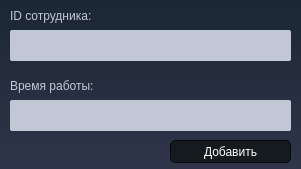
<?xml version="1.0" encoding="UTF-8"?>
<ui version="4.0">
 <class>Dialog</class>
 <widget class="QDialog" name="Dialog">
  <property name="geometry">
   <rect>
    <x>0</x>
    <y>0</y>
    <width>301</width>
    <height>169</height>
   </rect>
  </property>
  <property name="windowTitle">
   <string>Dialog</string>
  </property>
  <property name="styleSheet">
   <string notr="true">
/*-----QWidget-----*/
QWidget
{
	background-color: qlineargradient(spread:repeat, x1:1, y1:0, x2:1, y2:1, stop:0 rgba(27, 39, 50, 255),stop:1 rgba(47, 53, 74, 255));
	color: #000000;

}


/*-----QLabel-----*/
QLabel
{
	background-color: transparent;
	color: #c2c7d5;
	font-size: 12px;

}


/*-----QPushButton-----*/
QToolButton {
	border-style: solid;
	border-top-color: qlineargradient(spread:pad, x1:0.5, y1:1, x2:0.5, y2:0, stop:0 rgb(215, 215, 215), stop:1 rgb(222, 222, 222));
	border-right-color: qlineargradient(spread:pad, x1:0, y1:0.5, x2:1, y2:0.5, stop:0 rgb(217, 217, 217), stop:1 rgb(227, 227, 227));
	border-left-color: qlineargradient(spread:pad, x1:0, y1:0.5, x2:1, y2:0.5, stop:0 rgb(227, 227, 227), stop:1 rgb(217, 217, 217));
	border-bottom-color: qlineargradient(spread:pad, x1:0.5, y1:1, x2:0.5, y2:0, stop:0 rgb(215, 215, 215), stop:1 rgb(222, 222, 222));
	border-width: 1px;
	border-radius: 5px;
	color: #d3dae3;
	padding: 2px;
	background-color: rgb(255,255,255);
}
QToolButton:hover{
	border-style: solid;
	border-top-color: qlineargradient(spread:pad, x1:0.5, y1:1, x2:0.5, y2:0, stop:0 rgb(195, 195, 195), stop:1 rgb(222, 222, 222));
	border-right-color: qlineargradient(spread:pad, x1:0, y1:0.5, x2:1, y2:0.5, stop:0 rgb(197, 197, 197), stop:1 rgb(227, 227, 227));
	border-left-color: qlineargradient(spread:pad, x1:0, y1:0.5, x2:1, y2:0.5, stop:0 rgb(227, 227, 227), stop:1 rgb(197, 197, 197));
	border-bottom-color: qlineargradient(spread:pad, x1:0.5, y1:1, x2:0.5, y2:0, stop:0 rgb(195, 195, 195), stop:1 rgb(222, 222, 222));
	border-width: 1px;
	border-radius: 5px;
	color: rgb(0,0,0);
	padding: 2px;
	background-color: rgb(255,255,255);
}
QToolButton:pressed{
	border-style: solid;
	border-top-color: qlineargradient(spread:pad, x1:0.5, y1:1, x2:0.5, y2:0, stop:0 rgb(215, 215, 215), stop:1 rgb(222, 222, 222));
	border-right-color: qlineargradient(spread:pad, x1:0, y1:0.5, x2:1, y2:0.5, stop:0 rgb(217, 217, 217), stop:1 rgb(227, 227, 227));
	border-left-color: qlineargradient(spread:pad, x1:0, y1:0.5, x2:1, y2:0.5, stop:0 rgb(227, 227, 227), stop:1 rgb(217, 217, 217));
	border-bottom-color: qlineargradient(spread:pad, x1:0.5, y1:1, x2:0.5, y2:0, stop:0 rgb(215, 215, 215), stop:1 rgb(222, 222, 222));
	border-width: 1px;
	border-radius: 5px;
	color: rgb(0,0,0);
	padding: 2px;
	background-color: rgb(142,142,142);
}
QPushButton{
	border-style: solid;
	border-color: #050a0e;
	border-width: 1px;
	border-radius: 5px;
	color: #d3dae3;
	padding: 2px;
	background-color: #151a1e;
}
QPushButton::default{
	border-style: solid;
	border-color: #050a0e;
	border-width: 1px;
	border-radius: 5px;
	color: #FFFFFF;
	padding: 2px;
	background-color: #151a1e;;
}
QPushButton:hover{
	border-style: solid;
	border-color: #050a0e;
	border-width: 1px;
	border-radius: 5px;
	color: #d3dae3;
	padding: 2px;
	background-color: #1c1f1f;
}
QPushButton:pressed{
	border-style: solid;
	border-color: #050a0e;
	border-width: 1px;
	border-radius: 5px;
	color: #d3dae3;
	padding: 2px;
	background-color: #2c2f2f;
}
QPushButton:disabled{
	border-style: solid;
	border-top-color: qlineargradient(spread:pad, x1:0.5, y1:1, x2:0.5, y2:0, stop:0 rgb(215, 215, 215), stop:1 rgb(222, 222, 222));
	border-right-color: qlineargradient(spread:pad, x1:0, y1:0.5, x2:1, y2:0.5, stop:0 rgb(217, 217, 217), stop:1 rgb(227, 227, 227));
	border-left-color: qlineargradient(spread:pad, x1:0, y1:0.5, x2:1, y2:0.5, stop:0 rgb(227, 227, 227), stop:1 rgb(217, 217, 217));
	border-bottom-color: qlineargradient(spread:pad, x1:0.5, y1:1, x2:0.5, y2:0, stop:0 rgb(215, 215, 215), stop:1 rgb(222, 222, 222));
	border-width: 1px;
	border-radius: 5px;
	color: #808086;
	padding: 2px;
	background-color: rgb(142,142,142);
}


/*-----QCheckBox-----*/
QCheckBox
{
	background-color: transparent;
	color: #fff;
	font-size: 10px;
	font-weight: bold;
	border: none;
	border-radius: 5px;

}


/*-----QCheckBox-----*/
QCheckBox::indicator
{
    color: #b1b1b1;
    background-color: #323232;
    border: 1px solid darkgray;
    width: 12px;
    height: 12px;

}


QCheckBox::indicator:checked
{
    image:url(&quot;./ressources/check.png&quot;);
	background-color: qlineargradient(spread:pad, x1:0, y1:0.511, x2:1, y2:0.511, stop:0 rgba(0, 172, 149, 255),stop:0.995192 rgba(54, 197, 177, 255));;
    border: 1px solid #607cff;

}


QCheckBox::indicator:unchecked:hover
{
    border: 1px solid #08b099;

}


QCheckBox::disabled
{
	color: #656565;

}


QCheckBox::indicator:disabled
{
	background-color: #656565;
	color: #656565;
    border: 1px solid #656565;

}


/*-----QLineEdit-----*/
QLineEdit
{
	background-color: #c2c7d5;
	color: #000;
	font-weight: bold;
	border: none;
	border-radius: 2px;
	padding: 3px;

}


/*-----QListView-----*/
QListView
{
	background-color: qlineargradient(spread:pad, x1:1, y1:0, x2:1, y2:1, stop:0 rgba(50, 61, 80, 255),stop:1 rgba(44, 49, 69, 255));
	color: #fff;
	font-size: 12px;
	font-weight: bold;
	border: 1px solid #191919;
	show-decoration-selected: 0;

}


QListView::item
{
	color: #31cecb;
	background-color: #454e5e;
	border: none;
	padding: 5px;
	border-radius: 0px;
	padding-left : 10px;
	height: 42px;

}

QListView::item:selected
{
	color: #31cecb;
	background-color: #454e5e;

}


QListView::item:!selected
{
	color:white;
	background-color: transparent;
	border: none;
	padding-left : 10px;

}


QListView::item:!selected:hover
{
	color: #bbbcba;
	background-color: #454e5e;
	border: none;
	padding-left : 10px;

}


/*-----QTreeView-----*/
QTreeView 
{
	background-color: #232939;
	show-decoration-selected: 0;
	color: #c2c8d7;

}


QTreeView::item 
{
	border-top-color: transparent;
	border-bottom-color: transparent;

}


QTreeView::item:hover 
{
	background-color: #606060;
	color: #fff;

}


QTreeView::item:selected 
{
	background-color: #0ab19a;
	color: #fff;

}


QTreeView::item:selected:active
{
	background-color: #0ab19a;
	color: #fff;

}


QTreeView::branch:has-children:!has-siblings:closed,
QTreeView::branch:closed:has-children:has-siblings 
{
	image: url(://tree-closed.png);

}

QTreeView::branch:open:has-children:!has-siblings,
QTreeView::branch:open:has-children:has-siblings  
{
	image: url(://tree-open.png);

}


/*-----QTableView &amp; QTableWidget-----*/
QTableView
{
    background-color: #232939;
	border: 1px solid gray;
    color: #f0f0f0;
    gridline-color: #232939;
    outline : 0;

}


QTableView::disabled
{
    background-color: #242526;
    border: 1px solid #32414B;
    color: #656565;
    gridline-color: #656565;
    outline : 0;

}


QTableView::item:hover 
{
    background-color: #606060;
    color: #f0f0f0;

}


QTableView::item:selected 
{
	background-color: #0ab19a;
    color: #F0F0F0;

}


QTableView::item:selected:disabled
{
    background-color: #1a1b1c;
    border: 2px solid #525251;
    color: #656565;

}


QTableCornerButton::section
{
	background-color: #343a49;
    color: #fff;

}


QHeaderView::section
{
	color: #fff;
	border-top: 0px;
	border-bottom: 1px solid gray;
	border-right: 1px solid gray;
	background-color: #343a49;
    margin-top:1px;
	margin-bottom:1px;
	padding: 5px;

}


QHeaderView::section:disabled
{
    background-color: #525251;
    color: #656565;

}


QHeaderView::section:checked
{
    color: #fff;
    background-color: #0ab19a;

}


QHeaderView::section:checked:disabled
{
    color: #656565;
    background-color: #525251;

}


QHeaderView::section::vertical::first,
QHeaderView::section::vertical::only-one
{
    border-top: 1px solid #353635;

}


QHeaderView::section::vertical
{
    border-top: 1px solid #353635;

}


QHeaderView::section::horizontal::first,
QHeaderView::section::horizontal::only-one
{
    border-left: 1px solid #353635;

}


QHeaderView::section::horizontal
{
    border-left: 1px solid #353635;

}


/*-----QScrollBar-----*/
QScrollBar:horizontal 
{
    background-color: transparent;
    height: 8px;
    margin: 0px;
    padding: 0px;

}


QScrollBar::handle:horizontal 
{
    border: none;
	min-width: 100px;
    background-color: #56576c;

}


QScrollBar::add-line:horizontal, 
QScrollBar::sub-line:horizontal,
QScrollBar::add-page:horizontal, 
QScrollBar::sub-page:horizontal 
{
    width: 0px;
    background-color: transparent;

}


QScrollBar:vertical 
{
    background-color: transparent;
    width: 8px;
    margin: 0;

}


QScrollBar::handle:vertical 
{
    border: none;
	min-height: 100px;
    background-color: #56576c;

}


QScrollBar::add-line:vertical, 
QScrollBar::sub-line:vertical,
QScrollBar::add-page:vertical, 
QScrollBar::sub-page:vertical 
{
    height: 0px;
    background-color: transparent;

}
</string>
  </property>
  <widget class="QLabel" name="label">
   <property name="geometry">
    <rect>
     <x>10</x>
     <y>0</y>
     <width>91</width>
     <height>31</height>
    </rect>
   </property>
   <property name="text">
    <string>ID сотрудника:</string>
   </property>
  </widget>
  <widget class="QLabel" name="label_2">
   <property name="geometry">
    <rect>
     <x>10</x>
     <y>70</y>
     <width>91</width>
     <height>31</height>
    </rect>
   </property>
   <property name="text">
    <string>Время работы:</string>
   </property>
  </widget>
  <widget class="QLineEdit" name="id_input">
   <property name="geometry">
    <rect>
     <x>10</x>
     <y>30</y>
     <width>281</width>
     <height>31</height>
    </rect>
   </property>
  </widget>
  <widget class="QPushButton" name="add_button">
   <property name="geometry">
    <rect>
     <x>170</x>
     <y>140</y>
     <width>121</width>
     <height>23</height>
    </rect>
   </property>
   <property name="text">
    <string>Добавить</string>
   </property>
  </widget>
  <widget class="QLineEdit" name="work_time_input">
   <property name="geometry">
    <rect>
     <x>10</x>
     <y>100</y>
     <width>281</width>
     <height>31</height>
    </rect>
   </property>
  </widget>
 </widget>
 <resources/>
 <connections/>
</ui>
